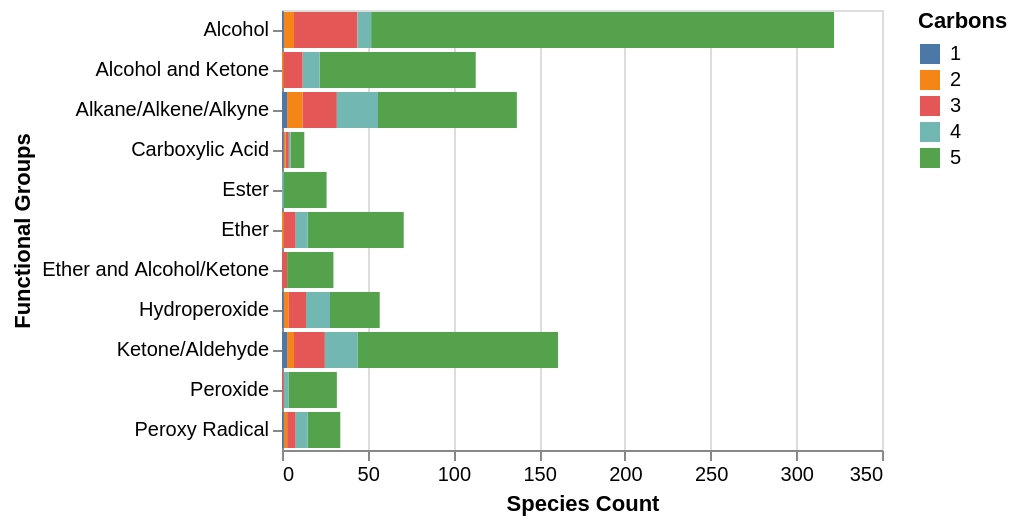

Write notebook code for a chart like this one.
### Code cell
import polars
import altair as alt

dataframe = polars.read_csv("AltairGraph.csv", quote_char="'")
dataframe = dataframe.with_columns(dataframe["Carbon_Count"].cast(polars.Int64))
alt.Chart(dataframe).mark_bar().encode(
    y=alt.X('count():Q', title='Number of Species'),
    x=alt.Y('Functional_Group:N', title='Primary Functional Groups'),
    color=alt.Color('Carbon_Count:N', legend=alt.Legend(title="Number of Carbons"))
)
alt.Chart(dataframe).mark_bar().encode(
    x=alt.X('count():Q', title='Species Count'),
    y=alt.Y('Functional_Group:N', title='Functional Groups'),
    color=alt.Color('Carbon_Count:N', legend=alt.Legend(title="Carbons"))
)

### Figure 1 — Vega-Lite specification as saved in the notebook (floating-point values rounded to 4 significant figures; data arrays with more than 128 entries replaced by an {"elided": "..."} marker saying what was removed)
{"config": {"view": {"continuousWidth": 300, "continuousHeight": 300}}, "data": {"name": "data-ea2897101d33467e51bae895de88ba9a"}, "mark": {"type": "bar"}, "encoding": {"color": {"field": "Carbon_Count", "legend": {"title": "Carbons"}, "type": "nominal"}, "x": {"aggregate": "count", "title": "Species Count", "type": "quantitative"}, "y": {"field": "Functional_Group", "title": "Functional Groups", "type": "nominal"}}, "$schema": "https://vega.github.io/schema/vega-lite/v5.20.1.json", "datasets": {"data-ea2897101d33467e51bae895de88ba9a": {"elided": "996 records"}}}
